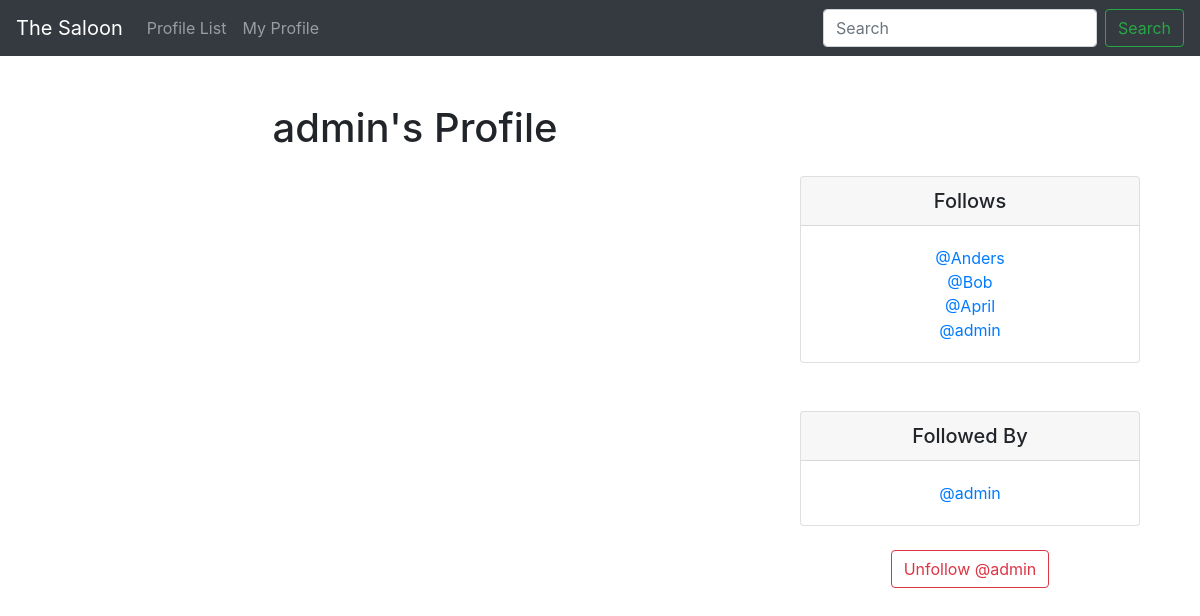
The page /profile/1 (signed in) on the database as committed earlier.
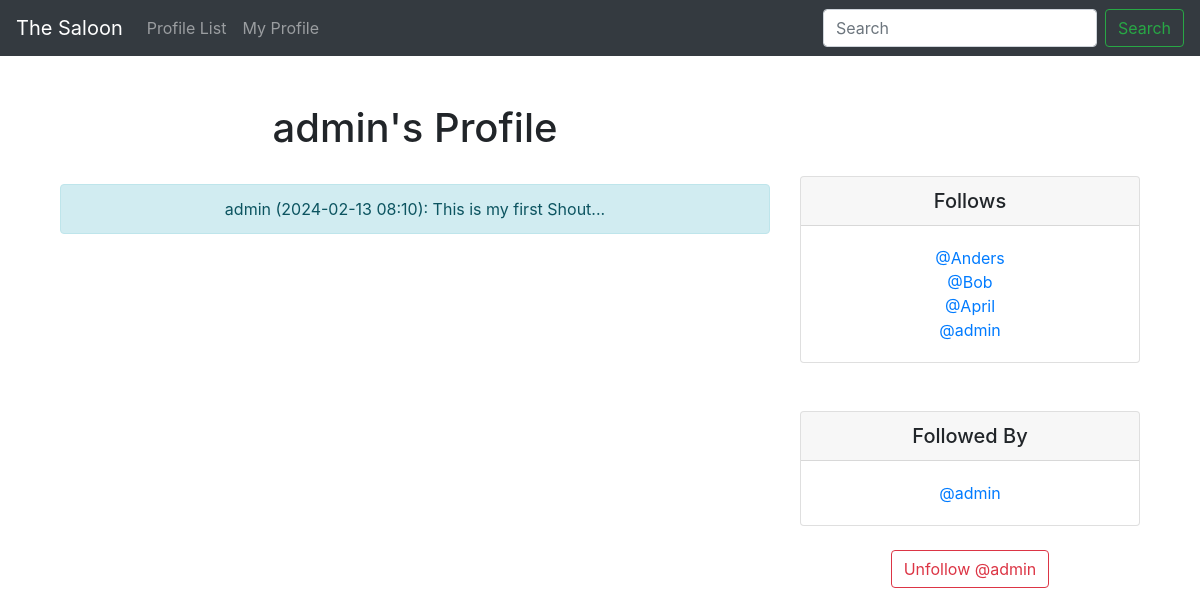
The same page on the database as committed later.
### the_saloon/models.py (models this page shows)
class Profile(models.Model):
        user = models.OneToOneField(User, on_delete=models.CASCADE)
        follows = models.ManyToManyField("self",
            related_name="followed_by",
            symmetrical=False,
            blank=True)
        date_modified = models.DateTimeField(User, auto_now=True)
        def __str__(self):
            return self.user.username

class Shout(models.Model):
    user = models.ForeignKey(
        User, related_name="shouts",
        on_delete=models.DO_NOTHING
        )
    body = models.CharField(max_length=200)
    created_at = models.DateTimeField(auto_now_add=True)
    def __str__(self):
        return(
            f"{self.user} "
            f"({self.created_at:%Y-%m-%d %H:%M}): "
            f"{self.body}..."
            )

### the_saloon/views.py (the view, shortened to what this page needs)
# urls.py: path('profile/<int:pk>', views.profile, name='profile'),
def profile(request, pk):
    if request.user.is_authenticated:
        profile = Profile.objects.get(user_id=pk)
        shouts = Shout.objects.filter(user_id=pk).order_by("-created_at")
        return render(request, "profile.html", {"profile":profile, "shouts":shouts})
    else:
        messages.success(request, ("You must login to see this page..."))
        return redirect('home')

### the_saloon/templates/profile.html (shortened to what this page needs)
{% extends 'base.html' %}
{% block content %}
{% if profile %}
   <div class="container text-center">
      <div class="row">
         <div class="col-8">
            <h1>{{ profile.user.username }}'s Profile</h1>
            <br/>
            {% if shouts%}
              {% for shout in shouts %}
              <div class="alert alert-info" role="alert">
                 {{ shout }}
              </div><br/></br/>
              {% endfor %}
            {% endif %}
          </div>
         <div class="col-4">
          <br/><br/><br/>
            <div class="card">
                <h5 class="card-header">Follows</h5>
                <div class="card-body">
                  <p class="card-text">{% for following in profile.follows.all %}
                    <a href="{% url 'profile' following.user.id %}">@{{ following }}</a><br/>
                {% endfor %}</p>
                </div>
              </div>
              <br/><br/>
              <div class="card">
                <h5 class="card-header">Followed By</h5>
                <div class="card-body">
                  <p class="card-text">{% for following in profile.followed_by.all %}
                    <a href="{% url 'profile' following.user.id %}">@{{ following }}</a><br/>
                {% endfor %}</p>
                </div>
              </div>
              <br/>
                <form method=POST>
                {% if profile in user.profile.follows.all %}
                     <button class="btn btn-outline-danger" name="follow" value="unfollow" type="submit">
                         Unfollow @{{ profile.user.username|lower}}
                     </button>
                {% else %}
                    <button class="btn btn-outline-success" name="follow" value="follow" type="submit">
                         Follow @{{ profile.user.username|lower}}
                     </button>
                {% endif %}
                </form>
{% endif %}
{% endblock %}

Rows that differ between the two databases and show on the page:
added Shout: user+created_at+body "admin (2024-02-13 08:10): This is my first Shout..."
